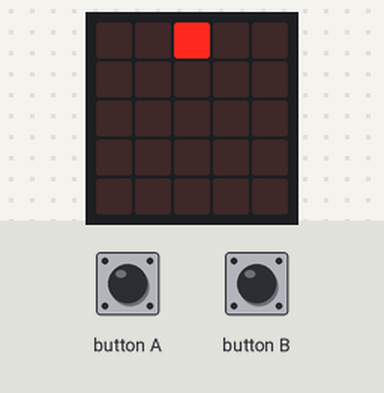
A program run on a simulated BBC micro:bit (MakeCode). On the bench: the board's 5×5 LED display. The test bench sets the inputs (shaded band).

Above: at 1.6 s.
1.7 s: button B pressed for 0.15 s
At 2.3 s:
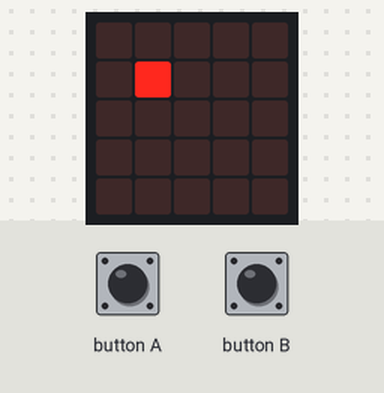
2.4 s: button A pressed for 0.15 s
At 2.77 s:
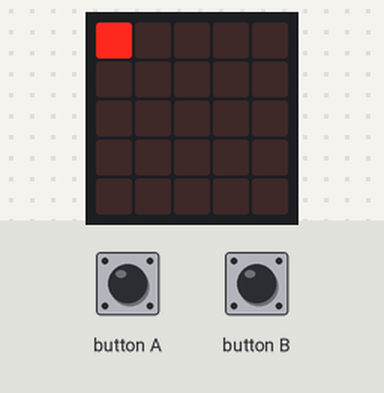
3.1 s: button B pressed for 0.15 s
At 3.37 s:
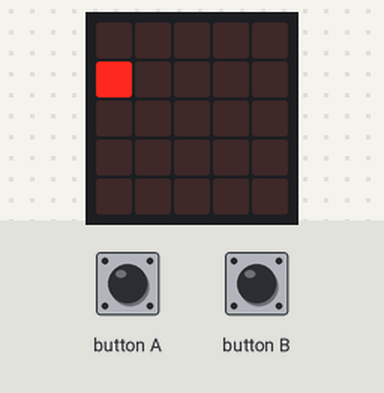
3.8 s: button A pressed for 0.15 s
At 4.4 s:
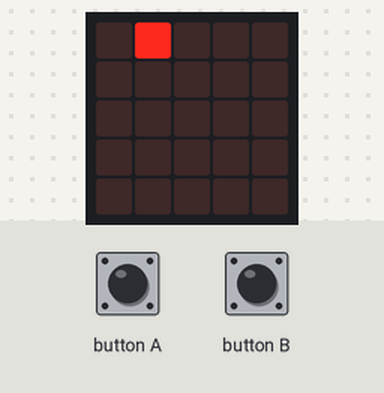
4.5 s: button B pressed for 0.15 s
At 4.82 s:
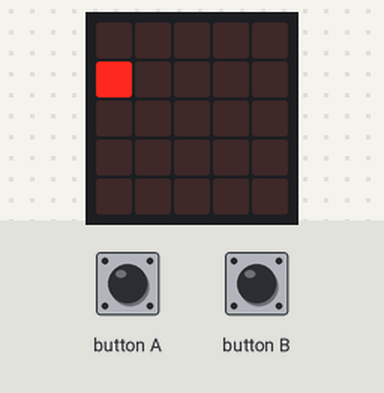
5.2 s: button A pressed for 0.15 s
At 6.9 s:
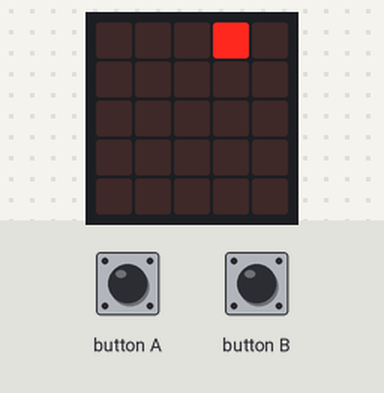
Timing chart, 0 to 8.4 s (numbered marks = the images above; inputs shaded):
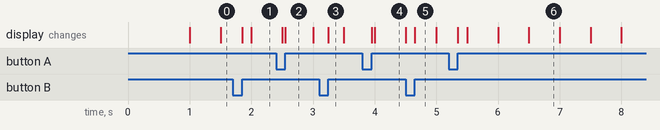

The program:

main.ts
```typescript
input.onButtonPressed(Button.A, function () {
    led.unplot(varX, varY)
    varX = 0
    varY = 0
    led.plot(varX, varY)
})
input.onButtonPressed(Button.B, function () {
    led.unplot(varX, varY)
    varX = 0
    varY += 1
    if (varY > 4) {
        varY = 0
    }
    led.plot(varX, varY)
})
let varY = 0
let varX = 0
varX = 0
varY = 0
basic.forever(function () {
    led.plot(varX, varY)
    basic.pause(500)
    while (varX <= 4) {
        basic.pause(500)
        led.unplot(varX, varY)
        varX += 1
        led.plot(varX, varY)
    }
    while (varX >= 0) {
        basic.pause(500)
        led.unplot(varX, varY)
        varX += -1
        led.plot(varX, varY)
    }
})
```

test.ts
```typescript
// Hier kann man Tests durchführen; diese Datei wird nicht kompiliert, wenn dieses Paket als Erweiterung verwendet wird.
```

Measured:
- after the input at 1.7 s, the display: first changes after 0.15 s (image 1 shows a later state)
- after the input at 2.4 s, the display: first differs from a run without the input after 0.15 s (image 2)
- after the input at 3.1 s, the display: changes after 0.15 s (image 3)
- after the input at 3.8 s, the display: first changes after 0.15 s (image 4 shows a later state)
- after the input at 4.5 s, the display: first differs from a run without the input after 0.15 s (image 5)
- after the input at 5.2 s, the display: first changes after 0.15 s (image 6 shows a later state)
- what the display in image 2 shows lasts 0.4 s, from 2.6 s to 3.0 s
